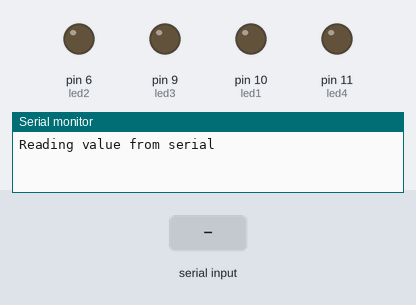
A sketch run on a simulated Arduino Uno, built with avr-gcc and run on an emulated ATmega328P. On the bench: output pins drawn as LEDs (lit = HIGH), the last lines printed to the serial monitor. Inputs (shaded band) come from the test bench.

Above: at 1.2 s.
1.3 s: "1" received over Serial
At 2.1 s:
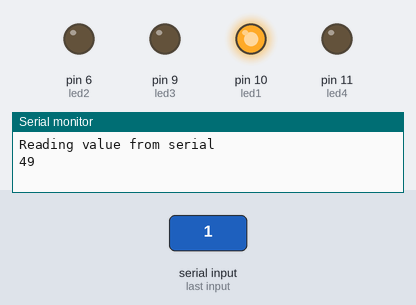
2.8 s: byte 55 (55) received over Serial
At 3.3 s:
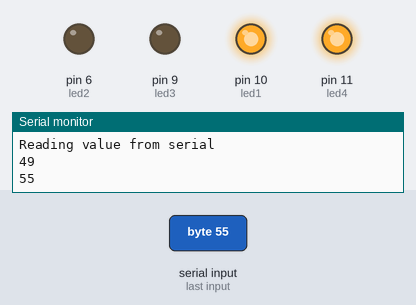
4.3 s: "2" received over Serial
At 5.5 s:
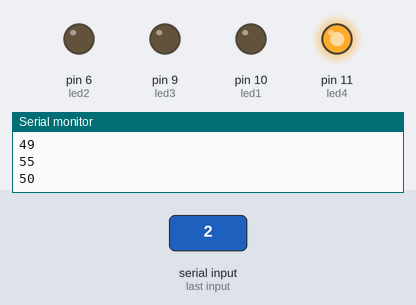
5.8 s: "3" received over Serial
At 6.8 s:
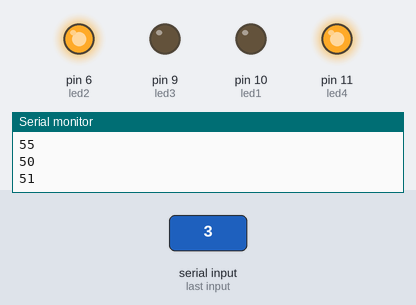
7.3 s: byte 56 (56) received over Serial
At 7.9 s:
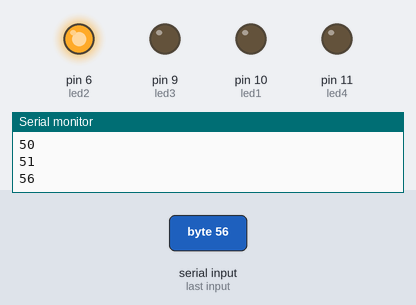
8.8 s: "5" received over Serial
At 10.2 s:
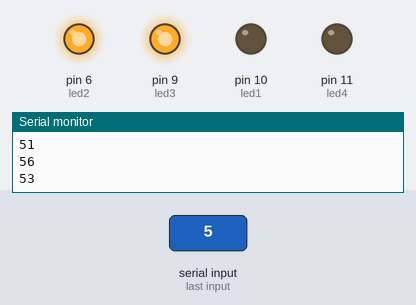
Timing chart, 0 to 11.3 s (numbered marks = the images above; inputs shaded):
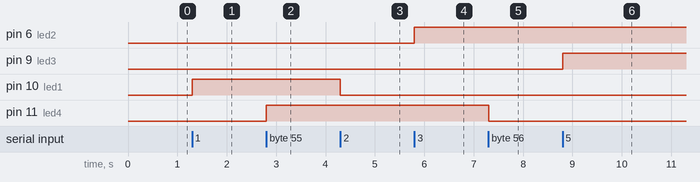

The sketch:

bluetoothHC05.ino
```cpp
int led1=10,led2=6,led3=9,led4=11;
void setup()
{
  pinMode(led1 ,OUTPUT);
  pinMode(led2,OUTPUT);
  pinMode(led3,OUTPUT);
  pinMode(led4,OUTPUT);
  Serial.begin(9600);
  Serial.println("Reading value from serial " ) ;
}
int val = 0;
void loop()
{
  val = Serial.read();

  if (val!=-1)
  {
    Serial.println(val);
 //   delay(500);
  }
  if (val==49)
  {
    digitalWrite(led1, HIGH);
  }
  if (val==50)
  {
    digitalWrite(led1, LOW);
  }
  if(val==51)
  {
    digitalWrite(led2,HIGH);
  }
  if(val==52)
  {
    digitalWrite(led2,LOW);
  }
  if(val==53)
  {
    digitalWrite(led3,HIGH);
  }
  if(val==54)
  {
    digitalWrite(led3,LOW);
  }
  if(val==55)
  {
    digitalWrite(led4,HIGH);
  }
  if(val==56)
  {
    digitalWrite(led4,LOW);
  }

}
```

Measured:
- after the input at 1.3 s, pin 10 (led1): LOW → HIGH at once
- after the input at 2.8 s, pin 11 (led4): LOW → HIGH at once
- after the input at 4.3 s, pin 10 (led1): HIGH → LOW at once
- after the input at 5.8 s, pin 6 (led2): LOW → HIGH at once
- after the input at 7.3 s, pin 11 (led4): HIGH → LOW at once
- after the input at 8.8 s, pin 9 (led3): LOW → HIGH at once
